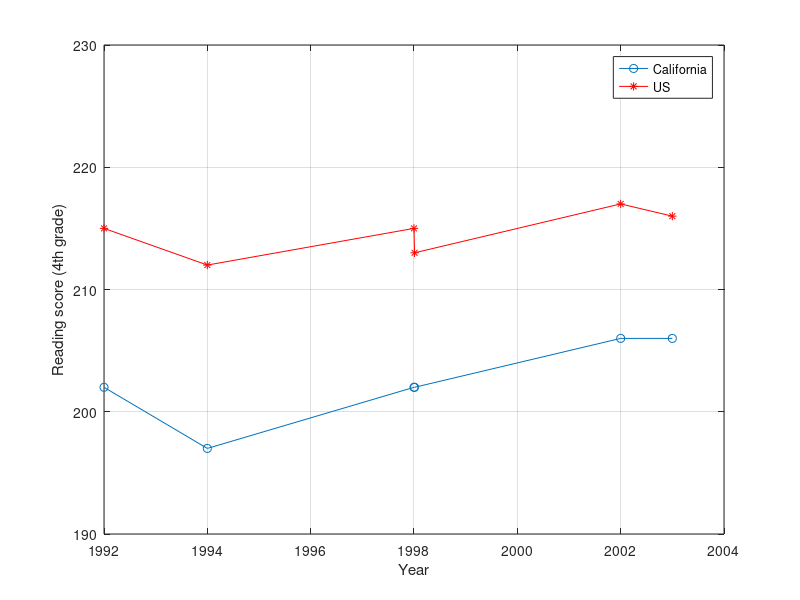

The MATLAB source for this figure:
% From the NAEP web-site.  California compared to US average in reading
% Fourth grade scores.  In a PDF I saved out in the readings

year = [1992, 1994, 1998, 1998.01, 2002, 2003];
caScore = [202, 197,202, 202, 206, 206];
usScore = [215,212,215,213,217,216];

plot(year, caScore,'-o',year, usScore,'r-*');
set(gca,'ylim',[190,230])
legend('California','US')

grid on
xlabel('Year')
ylabel('Reading score (4th grade)')
